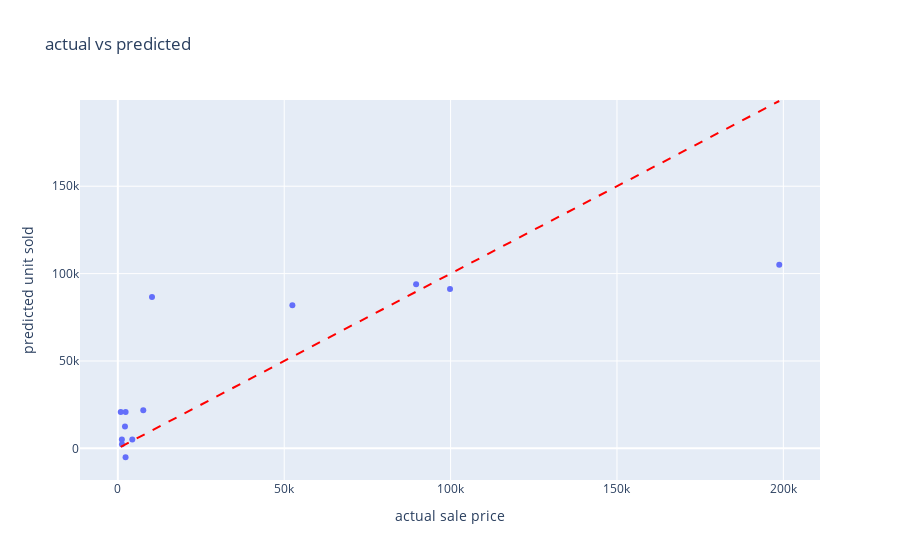

The cell this chart's notebook holds for it:
### Code cell
features=['Sale Price']
target='Unit Sold'
X=data[features]
y=data[target]
X_train,X_test,y_train,y_test=train_test_split(X,y,test_size=0.2,random_state=42)
model=LinearRegression()
model.fit(X_train,y_train)
y_pred=model.predict(X_test)
results_df=pd.DataFrame({'actual sale price':y_test,'predicted unit sold':y_pred})
fig=px.scatter(results_df,x='actual sale price',y='predicted unit sold',title='actual vs predicted')
fig.add_shape(type='line',
              x0=results_df['actual sale price'].min(),y0=results_df['actual sale price'].min(),
              x1=results_df['actual sale price'].max(),y1=results_df['actual sale price'].max(),
              line=dict(color='red',dash='dash'),
              name="predicted")
                     
fig.show()

### Figure 1 — Plotly figure (JSON) as saved in the notebook; plotly's stock layout.template omitted (floating-point values rounded to 4 significant figures)
{"data": [{"hovertemplate": "actual sale price=%{x}<br>predicted unit sold=%{y}<extra></extra>", "legendgroup": "", "marker": {"color": "#636efa", "symbol": "circle"}, "mode": "markers", "name": "", "orientation": "v", "showlegend": false, "type": "scatter", "x": [10267, 89635, 2147, 876, 1243, 1211, 198767, 4345, 99827, 7645, 52453, 2323, 2341], "xaxis": "x", "y": [86630.0, 93940.0, 12520.0, 20860.0, 2330.0, 5025.0, 105100.0, 5017.0, 91170.0, 21780.0, 81900.0, -5081.0, 20860.0], "yaxis": "y"}], "layout": {"autosize": true, "legend": {"tracegroupgap": 0}, "shapes": [{"line": {"color": "red", "dash": "dash"}, "name": "predicted", "type": "line", "x0": 876, "x1": 198767, "y0": 876, "y1": 198767}], "title": {"text": "actual vs predicted"}, "xaxis": {"anchor": "y", "autorange": true, "domain": [0, 1], "range": [-11100.0, 210700.0], "title": {"text": "actual sale price"}, "type": "linear"}, "yaxis": {"anchor": "x", "autorange": true, "domain": [0, 1], "range": [-20710.0, 200000.0], "title": {"text": "predicted unit sold"}, "type": "linear"}}}
